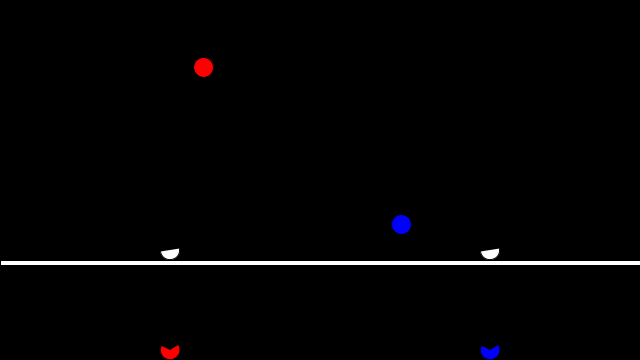
Frame 1 (no input)
Frame 60 (the mouse pressed at the canvas centre just before this capture): identical to frame 1, image omitted
Frame 120 (the mouse held since frame 60 and released just before this capture): identical to frame 1, image omitted

The Processing sketch that drew this single still picture (run headless with seeded random() and noise(); from frame 60 on, the mouse is pressed at the canvas centre):

// Processing sketch: clamFeedingCompetition
// ── clamFeedingCompetition.pde
/**
 *
 * Clam feeding competition
 * by Hector Ramirez. 
 * 
 * The display shows a couple boats over sea level and two clams at the bottom.
 * Each player must click on their respective targets as fast as possible to feed the clam.
 * The first player to fill the feeding bar wins.
 * 
 */

boolean gameEnded = false;
boolean p1Won = false;
PVector star = new PVector(10, 30, 5);
PVector targetSize = new PVector(20, 20);
int maxTargetClicks = 10;
PVector clamSize = new PVector(20, 20);
PVector p1Pos, p2Pos, t1Pos, t2Pos;
PVector foodSize = new PVector(10, 10);
float fallSpeed = 10.0;
PVector boatSize = new PVector(20, 20);
PVector boat1Pos, boat2Pos;
ArrayList<PVector> foodPellets = new ArrayList<PVector>();
int p1FoodEaten = 0;
int p2FoodEaten = 0;
int foodToEat = 20;
int seaHeight = 100;
int barWidth = 10;

void setup() {
  size(640, 360);
  background(0);
  randomizeTarget1Pos();
  randomizeTarget2Pos();
  boat1Pos = new PVector((boatSize.x/2)+(width/4), height-seaHeight);
  boat2Pos = new PVector((boatSize.x/2)+(3*(width/4)), height-seaHeight);
  p1Pos = new PVector((boatSize.x/2)+(width/4), height-(clamSize.y/2));
  p2Pos = new PVector((boatSize.x/2)+(3*(width/4)), height-(clamSize.y/2));
}

void draw() {
  background(0);
  
  drawScene();
  
  if(gameEnded) {
    if(p1Won) {
      fill(255,0,0);
      star(width/4, star.x+(star.y), star.x, star.y, (int)star.z); 
    } else {
      fill(0,0,255);
      star((width/4)*3, star.x+(star.y), star.x, star.y, (int)star.z); 
    }
  } else {
    fill(255,0,0);
    ellipse(t1Pos.x, t1Pos.y, targetSize.x, targetSize.y);
    fill(0,0,255);
    ellipse(t2Pos.x, t2Pos.y, targetSize.x, targetSize.y);
    
    fill(255,255,255);
    for (int i = 0; i < foodPellets.size(); i++) {
      PVector tmp = foodPellets.get(i);
        if(tmp.y < height-(clamSize.y/2)) {
          rect(tmp.x, tmp.y, foodSize.x, foodSize.y); 
          foodPellets.set(i, new PVector(tmp.x, tmp.y+fallSpeed));
        } else {
          if (tmp.x == boat1Pos.x) {
            p1FoodEaten++;
          } else {
            p2FoodEaten++;
          }
          foodPellets.remove(i);
        }
    }
    
    if(p1FoodEaten >= foodToEat) {
      p1Won = true;
      gameEnded = true;
    }
    if(p2FoodEaten >= foodToEat) {
      gameEnded = true;
    }
  }
   
}

void drawScene() {
  fill(255,255,255);
  
  rect(0, height-seaHeight, width, 5);
  
  pushMatrix();
  translate(boat1Pos.x, boat1Pos.y-(boatSize.y/2));
  rotate(-30);
  arc(0, 0, boatSize.x, boatSize.y, -HALF_PI, HALF_PI); 
  popMatrix(); 
  
  pushMatrix();
  translate(boat2Pos.x, boat2Pos.y-(boatSize.y/2));
  rotate(-30);
  arc(0, 0, boatSize.x, boatSize.y, -HALF_PI, HALF_PI); 
  popMatrix();
  
  fill(255,0,0);
  rect(width/2-barWidth, height-((height/foodToEat)*p1FoodEaten), barWidth, ((height/foodToEat)*p1FoodEaten));
  pushMatrix();
  translate(p1Pos.x, p1Pos.y);
  rotate(45);
  arc(0, 0, clamSize.x, clamSize.y, -HALF_PI, HALF_PI); 
  rotate(45);
  arc(0, 0, clamSize.x, clamSize.y, -HALF_PI, HALF_PI); 
  popMatrix();
  
  fill(0,0,255);
  rect(width/2, height-((height/foodToEat)*p2FoodEaten), barWidth, ((height/foodToEat)*p2FoodEaten));
  pushMatrix();
  translate(p2Pos.x, p2Pos.y);
  rotate(45);
  arc(0, 0, clamSize.x, clamSize.y, -HALF_PI, HALF_PI); 
  rotate(45);
  arc(0, 0, clamSize.x, clamSize.y, -HALF_PI, HALF_PI); 
  popMatrix();
  
  fill(255,255,255);
}

void mousePressed() {
  if(mouseButton == LEFT && !gameEnded) {
    if(checkClick(t1Pos, targetSize, new PVector(mouseX, mouseY))) {
      if (t1Pos.z > 0) {
        foodPellets.add(new PVector(boat1Pos.x, boat1Pos.y));
        t1Pos.z --;
      } else {
        randomizeTarget1Pos();
      }
    }
    if(checkClick(t2Pos, targetSize, new PVector(mouseX, mouseY))) {
      if (t2Pos.z > 0) {
        foodPellets.add(new PVector(boat2Pos.x, boat2Pos.y));
        t2Pos.z --;
      } else {
        randomizeTarget2Pos();
      }
    }
  }
}

boolean checkClick(PVector oPos, PVector oSize, PVector cPos) {
  if (cPos.x > oPos.x-(oSize.x/2) && cPos.x < oPos.x+(oSize.x/2)) {
    if (cPos.y > oPos.y-(oSize.y/2) && cPos.y < oPos.y+(oSize.y/2)) {
      return true;
    }
  }
  return false;
}

void randomizeTarget1Pos() {
  t1Pos = new PVector(random(targetSize.x/2, (width/2)-(targetSize.x/2)), random(targetSize.y/2, height-(targetSize.y/2)-seaHeight-boatSize.y), random(1, maxTargetClicks));
}

void randomizeTarget2Pos() {
  t2Pos = new PVector(random((width/2)+(targetSize.x/2), width-(targetSize.x/2)), random((height/2)+(targetSize.y/2), height-(targetSize.y/2)-seaHeight-boatSize.y), random(1, maxTargetClicks));
}

void star(float x, float y, float radius1, float radius2, int npoints) {
  float angle = TWO_PI / npoints;
  float halfAngle = angle/2.0;
  beginShape();
  for (float a = 0; a < TWO_PI; a += angle) {
    float sx = x + cos(a) * radius2;
    float sy = y + sin(a) * radius2;
    vertex(sx, sy);
    sx = x + cos(a+halfAngle) * radius1;
    sy = y + sin(a+halfAngle) * radius1;
    vertex(sx, sy);
  }
  endShape(CLOSE);
}
